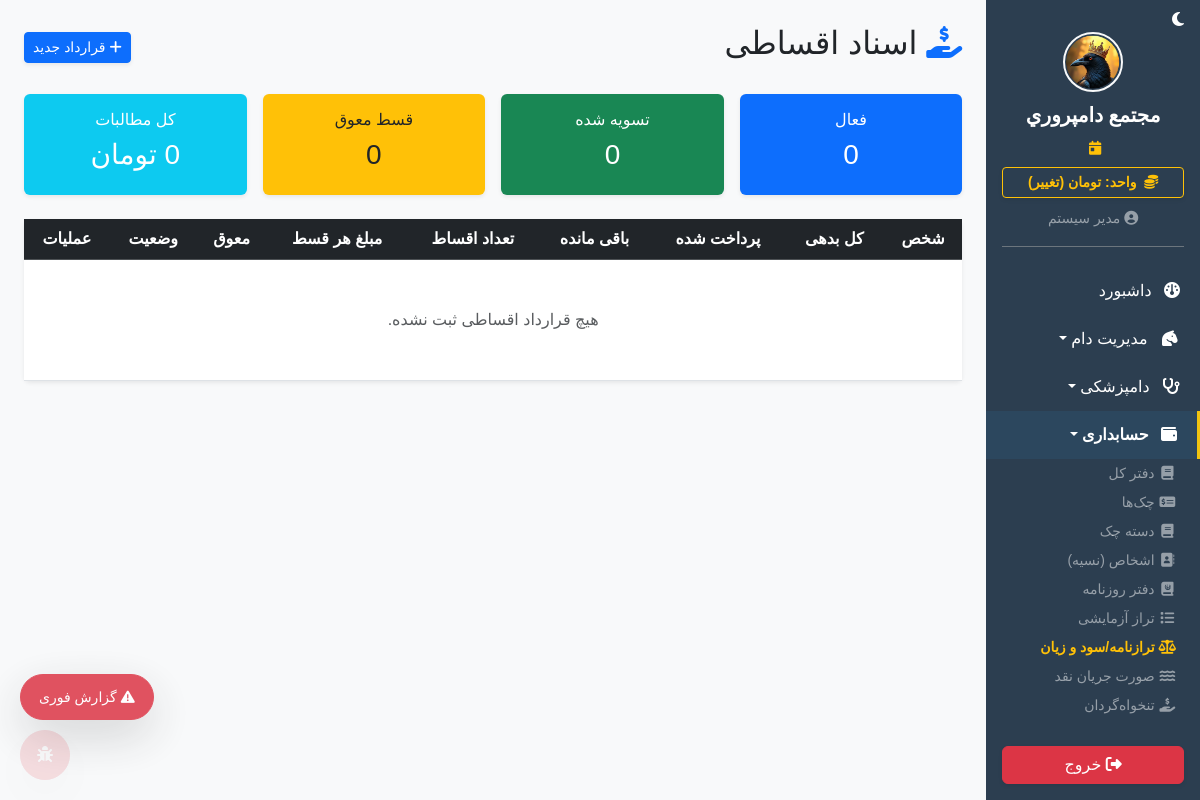
The page /finance/instalments (signed in) on the database its author committed.
### app/models.py (models this page shows)
class SystemSetting(db.Model):
    id = db.Column(db.Integer, primary_key=True)
    key = db.Column(db.String(50), unique=True, nullable=False)
    value = db.Column(db.String(255), nullable=False)
    description = db.Column(db.String(255), nullable=True)

class User(UserMixin, db.Model):
    id = db.Column(db.Integer, primary_key=True)
    username = db.Column(db.String(50), unique=True, nullable=False)
    password_hash = db.Column(db.String(255), nullable=False)
    name = db.Column(db.String(100), nullable=False)
    role = db.Column(db.String(20), default='کارگر') # مدیر، دامپزشک، حسابدار، کارگر
    can_view_livestock = db.Column(db.Boolean, default=False)
    can_view_finance = db.Column(db.Boolean, default=False)
    can_view_inventory = db.Column(db.Boolean, default=False)
    can_view_hr = db.Column(db.Boolean, default=False)
    can_view_reports = db.Column(db.Boolean, default=False)
    can_view_settings = db.Column(db.Boolean, default=False)

### app/blueprints/finance.py (the view)
@finance_bp.route('/instalments')
@login_required
@permission_required('can_view_finance')
def instalments():
    from app.models import Instalment
    insts = Instalment.query.order_by(Instalment.start_date.desc()).all()
    contacts = Contact.query.order_by(Contact.name).all()
    return render_template('finance/instalments.html', instalments=insts, contacts=contacts)

### app/__init__.py (called while the page is built)
def get_system_setting(key, default):
    from app.models import SystemSetting
    s = SystemSetting.query.filter_by(key=key).first()
    return s.value if s else default

### app/blueprints/dashboard.py (called while the page is built)
@dashboard_bp.app_context_processor
def inject_settings():
    try:
        all_settings = {s.key: s.value for s in SystemSetting.query.all()}
    except:
        all_settings = {}
    return dict(system_settings=all_settings)

### app/blueprints/finance.py (called while the page is built)
def permission_required(permission_name):
    def decorator(f):
        @wraps(f)
        def decorated_function(*args, **kwargs):
            if not current_user.is_authenticated:
                return redirect(url_for('auth.login'))
            if not getattr(current_user, permission_name, False) and current_user.role != 'مدیر':
                flash('شما دسترسی لازم برای مشاهده این بخش را ندارید.', 'danger')
                return redirect(url_for('dashboard.index'))
            return f(*args, **kwargs)
        return decorated_function
    return decorator

### app/templates/finance/instalments.html (shortened to what this page needs)
{% extends 'base.html' %}
{% block content %}
<div class="d-flex justify-content-between align-items-center mb-4 flex-wrap gap-2">
    <h2><i class="fa-solid fa-hand-holding-dollar text-primary"></i> اسناد اقساطی</h2>
    <button class="btn btn-primary shadow-sm btn-sm" data-bs-toggle="modal" data-bs-target="#addInstalmentModal"><i class="fa-solid fa-plus"></i> قرارداد جدید</button>
</div>
<div class="row g-3 mb-4">
    <div class="col-md-3"><div class="card bg-primary text-white border-0 shadow-sm"><div class="card-body text-center"><h6>فعال</h6><h3>{{ instalments|selectattr('status','eq','فعال')|list|length }}</h3></div></div></div>
    <div class="col-md-3"><div class="card bg-success text-white border-0 shadow-sm"><div class="card-body text-center"><h6>تسویه شده</h6><h3>{{ instalments|selectattr('status','eq','تسویه شده')|list|length }}</h3></div></div></div>
    <div class="col-md-3"><div class="card bg-warning border-0 shadow-sm"><div class="card-body text-center"><h6>قسط معوق</h6><h3>{{ instalments|sum(attribute='due_instalments') }}</h3></div></div></div>
    <div class="col-md-3"><div class="card bg-info text-white border-0 shadow-sm"><div class="card-body text-center"><h6>کل مطالبات</h6><h3>{{ instalments|sum(attribute='remaining')|currency }}</h3></div></div></div>
</div>
<div class="card shadow-sm border-0">
    <div class="card-body p-0">
        <div class="table-responsive">
            <table class="table table-hover align-middle text-center mb-0">
                <thead class="table-dark"><tr><th>شخص</th><th>کل بدهی</th><th>پرداخت شده</th><th>باقی مانده</th><th>تعداد اقساط</th><th>مبلغ هر قسط</th><th>معوق</th><th>وضعیت</th><th>عملیات</th></tr></thead>
                <tbody>
                    {% for i in instalments %}
                    <tr class="{% if i.due_instalments > 0 %}table-danger{% elif i.status == 'تسویه شده' %}table-success{% endif %}">
                        <td class="fw-bold">{{ i.contact.name }}</td>
                        <td>{{ i.total_amount|currency }}</td>
                        <td>{{ i.paid_amount|currency }}</td>
                        <td class="fw-bold">{{ i.remaining|currency }}</td>
                        <td>{{ i.instalment_count }}</td>
                        <td>{{ i.amount_per_instalment|currency }}</td>
                        <td><span class="badge bg-danger">{{ i.due_instalments }}</span></td>
                        <td><span class="badge {% if i.status == 'فعال' %}bg-primary{% elif i.status == 'تسویه شده' %}bg-success{% else %}bg-danger{% endif %}">{{ i.status }}</span></td>
                        <td>
                            {% if i.status == 'فعال' %}
                            <form action="{{ url_for('finance.pay_instalment', id=i.id) }}" method="POST" class="d-inline">
                                <input type="hidden" name="csrf_token" value="{{ csrf_token() }}">
                                <button class="btn btn-sm btn-success py-0 px-2">پرداخت قسط</button>
                            </form>
                            {% endif %}
                        </td>
                    </tr>
                    {% else %}
                    <tr><td colspan="9" class="py-5 text-muted">هیچ قرارداد اقساطی ثبت نشده.</td></tr>
                    {% endfor %}
                </tbody>
            </table>
        </div>
    </div>
</div>
{% endblock %}

### app/templates/base.html (shortened to what this page needs)
<!DOCTYPE html>
<html lang="fa" dir="rtl">
<head>
    <link href="https://cdn.jsdelivr.net/gh/rastikerdar/vazirmatn@v33.003/Vazirmatn-font-face.css" rel="stylesheet">
    <link rel="stylesheet" href="https://unpkg.com/persian-datepicker@1.2.0/dist/css/persian-datepicker.min.css">
    <link rel="stylesheet" href="https://cdn.jsdelivr.net/npm/bootstrap@5.3.2/dist/css/bootstrap.rtl.min.css">
    <link rel="stylesheet" href="https://cdnjs.cloudflare.com/ajax/libs/font-awesome/6.4.2/css/all.min.css">
    <link rel="stylesheet" href="{{ url_for('static', filename='css/style.css') }}">
    <link href="https://cdn.jsdelivr.net/npm/select2@4.1.0-rc.0/dist/css/select2.min.css" rel="stylesheet" />
</head>
<body>
    <div class="d-flex" id="wrapper">
        <div class="sidebar-bg d-flex flex-column" id="sidebar-wrapper">
            <div class="text-start px-3 pt-2">
                <span id="darkModeToggle" style="cursor:pointer;font-size:1rem;color:#fff;opacity:1" title="تغییر حالت شب/روز">
                    <i class="fa-solid fa-moon" id="darkModeIcon"></i>
                </span>
            </div>
            <div class="sidebar-heading text-center pt-0 pb-2 text-white">
                {% if system_settings.get('farm_logo_path') %}
                    <img src="{{ url_for('static', filename=system_settings.get('farm_logo_path')) }}" class="mb-2 rounded-circle border border-2 border-light" style="height: 60px; width: 60px; object-fit: cover;">
                {% else %}
                    <i class="fa-solid fa-sheep fs-2 mb-2"></i>
                {% endif %}
                <div class="fs-5 fw-bold">{{ system_settings.get('farm_name', 'دامداری من') }}</div>
            </div>
            <div class="text-center text-warning small mb-2 px-3">
                <i class="fa-solid fa-calendar-day me-1"></i>
            </div>
            <div class="px-3 mb-2">
                <a href="{{ url_for('dashboard.toggle_currency') }}" class="btn btn-sm btn-outline-warning w-100 fw-bold shadow-sm">
                    <i class="fa-solid fa-coins me-1"></i> واحد: {{ get_system_currency_from_settings() }} (تغییر)
                </a>
            </div>
            <div class="text-center text-white-50 mb-3 pb-3 border-bottom border-secondary mx-3">
                <small><i class="fa-solid fa-circle-user"></i> {% if current_user.is_authenticated %}{{ current_user.name.split(' (')[0] if '(' in current_user.name else current_user.name }}{% endif %}</small>
            </div>
            <div class="list-group list-group-flush my-1 sidebar-scroll" id="sidebar-accordion" style="overflow-y: auto;">
                <a href="{{ url_for('dashboard.index') }}" class="list-group-item list-group-item-action bg-transparent text-white "><i class="fa-solid fa-gauge me-2"></i> داشبورد</a>
                {% if current_user.is_authenticated %}
                    {% if current_user.can_view_livestock %}
                    <a href="#livestockSubmenu" data-bs-toggle="collapse" class="list-group-item list-group-item-action bg-transparent text-white dropdown-toggle {% if request.blueprint == 'livestock' %}active-sidebar-link{% endif %}"><i class="fa-solid fa-horse-head me-2"></i> مدیریت دام</a>
                    {% if current_user.role in ['مدیر', 'دامپزشک'] %}
                    <a href="#vetSubmenu" data-bs-toggle="collapse" class="list-group-item list-group-item-action bg-transparent text-white dropdown-toggle"><i class="fa-solid fa-stethoscope me-2"></i> دامپزشکی</a>
                    {% endif %}
                    {% endif %}
                    {% if current_user.can_view_finance %}
                    <a href="#financeSubmenu" data-bs-toggle="collapse" class="list-group-item list-group-item-action bg-transparent text-white dropdown-toggle finance-menu-item {% if request.blueprint in ['finance', 'assets', 'audit'] %}active-sidebar-link{% endif %}" {% if request.blueprint in ['finance', 'assets', 'audit'] %}aria-expanded="true"{% endif %}><i class="fa-solid fa-wallet me-2"></i> حسابداری</a>
                    <div class="collapse ps-3 {% if request.blueprint in ['finance', 'assets', 'audit'] %}show{% endif %}" id="financeSubmenu" data-bs-parent="#sidebar-accordion">
                        <a href="{{ url_for('finance.index') }}" class="list-group-item list-group-item-action bg-transparent text-white-50 border-0 py-1 px-2 small {% if request.path == url_for('finance.index') %}active-sidebar-link{% endif %}"><i class="fa-solid fa-book fa-fw"></i> دفتر کل</a>
                        <a href="{{ url_for('finance.cheques') }}" class="list-group-item list-group-item-action bg-transparent text-white-50 border-0 py-1 px-2 small {% if request.path == url_for('finance.cheques') %}active-sidebar-link{% endif %}"><i class="fa-solid fa-money-check-dollar fa-fw"></i> چک‌ها</a>
                        <a href="{{ url_for('finance.cheque_books') }}" class="list-group-item list-group-item-action bg-transparent text-white-50 border-0 py-1 px-2 small "><i class="fa-solid fa-book fa-fw"></i> دسته چک</a>
                        <a href="{{ url_for('finance.contacts') }}" class="list-group-item list-group-item-action bg-transparent text-white-50 border-0 py-1 px-2 small {% if request.path == url_for('finance.contacts') %}active-sidebar-link{% endif %}"><i class="fa-solid fa-address-book fa-fw"></i> اشخاص (نسیه)</a>
                        <a href="{{ url_for('finance.journal_entries') }}" class="list-group-item list-group-item-action bg-transparent text-white-50 border-0 py-1 px-2 small {% if request.path == url_for('finance.journal_entries') %}active-sidebar-link{% endif %}"><i class="fa-solid fa-journal-whills fa-fw"></i> دفتر روزنامه</a>
                        <a href="{{ url_for('finance.trial_balance') }}" class="list-group-item list-group-item-action bg-transparent text-white-50 border-0 py-1 px-2 small "><i class="fa-solid fa-list fa-fw"></i> تراز آزمایشی</a>
                        <a href="{{ url_for('finance.statements') }}" class="list-group-item list-group-item-action bg-transparent text-warning fw-bold border-0 py-1 px-2 small {% if request.path == url_for('finance.statements') %}active-sidebar-link{% endif %}"><i class="fa-solid fa-scale-balanced fa-fw"></i> ترازنامه/سود و زیان</a>
                        <a href="{{ url_for('finance.cash_flow') }}" class="list-group-item list-group-item-action bg-transparent text-white-50 border-0 py-1 px-2 small {% if request.path == url_for('finance.cash_flow') %}active-sidebar-link{% endif %}"><i class="fa-solid fa-water fa-fw"></i> صورت جریان نقد</a>
                        <a href="{{ url_for('finance.petty_cash') }}" class="list-group-item list-group-item-action bg-transparent text-white-50 border-0 py-1 px-2 small {% if request.path == url_for('finance.petty_cash') %}active-sidebar-link{% endif %}"><i class="fa-solid fa-hand-holding-dollar fa-fw"></i> تنخواه‌گردان</a>
                        <a href="{{ url_for('finance.ai_anomalies') }}" class="list-group-item list-group-item-action bg-transparent text-white-50 border-0 py-1 px-2 small "></a>
                    </div>
                    {% endif %}
                    {% endif %}
            </div>
            <div class="mt-auto p-3 w-100">
                <a href="{{ url_for('auth.logout') }}" class="btn btn-danger w-100 shadow-sm"><i class="fa-solid fa-right-from-bracket"></i> خروج</a>
            </div>
        </div>
        <div id="page-content-wrapper" class="w-100 bg-light" style="overflow-x: hidden;">
            <div class="container-fluid p-4">{% block content %}{% endblock %}</div>
        </div>
    </div>
    <button id="quickReportFab" class="btn btn-danger position-fixed shadow-lg d-flex align-items-center justify-content-center gap-1" style="bottom:80px;left:20px;z-index:9999;border-radius:50px;padding:0 18px;height:46px;opacity:0.85;transition:all 0.3s;font-size:14px;" title="گزارش سریع" onclick="showQuickReport()" onmouseover="this.style.opacity='1'" onmouseout="this.style.opacity='0.85'">
        <i class="fa-solid fa-triangle-exclamation"></i> <span class="d-none d-sm-inline">گزارش فوری</span>
    </button>
    <button id="bugReportBtn" class="btn btn-danger position-fixed shadow-lg" style="bottom:20px;left:20px;z-index:9999;border-radius:50%;width:50px;height:50px;padding:0;opacity:0.15;transition:opacity 0.3s;" title="گزارش مشکل" onclick="showBugReport()" onmouseover="this.style.opacity='1'" onmouseout="this.style.opacity='0.15'">
        <i class="fa-solid fa-bug"></i>
    </button>
</body>
</html>

### app/static/css/style.css (style rules this page uses)
body { font-family: 'Vazirmatn', sans-serif !important; background-color: #f8f9fa; }
#sidebar-wrapper { height: 100vh; position: sticky; top: 0; overflow-y: auto; width: 260px; background-color: #2c3e50; transition: margin .3s ease-out, transform .3s ease-out; }
#sidebar-wrapper .list-group-item { border: none; padding: 12px 20px; transition: all 0.3s; }
#page-content-wrapper { min-width: 0; width: 100%; }
.table-responsive { overflow-x: auto; overflow-y: visible !important; }

### app/templates/base.html (style rules this page uses)
.active-sidebar-link { background-color: rgba(255, 255, 255, 0.15) !important; color: #fff !important; font-weight: bold !important; border-right: 3px solid #f1c40f !important; }
.finance-menu-item { background-color: rgba(52, 152, 219, 0.1) !important; border-bottom: 1px solid rgba(255,255,255,0.05); }
.sidebar-scroll { -ms-overflow-style: none; scrollbar-width: none; }

### rows shown on the page
SystemSetting: value (picture)
SystemSetting: get "مجتمع دامپروري"
SystemSetting: value "تومان"
User: name "مدیر سیستم"

### other values the page prints
{{ instalments|selectattr('status','eq','فعال')|list|length }} "0"
{{ instalments|selectattr('status','eq','تسویه شده')|list|length }} "0"
{{ instalments|sum(attribute='due_instalments') }} "0"
{{ instalments|sum(attribute='remaining')|currency }} "0 تومان"
